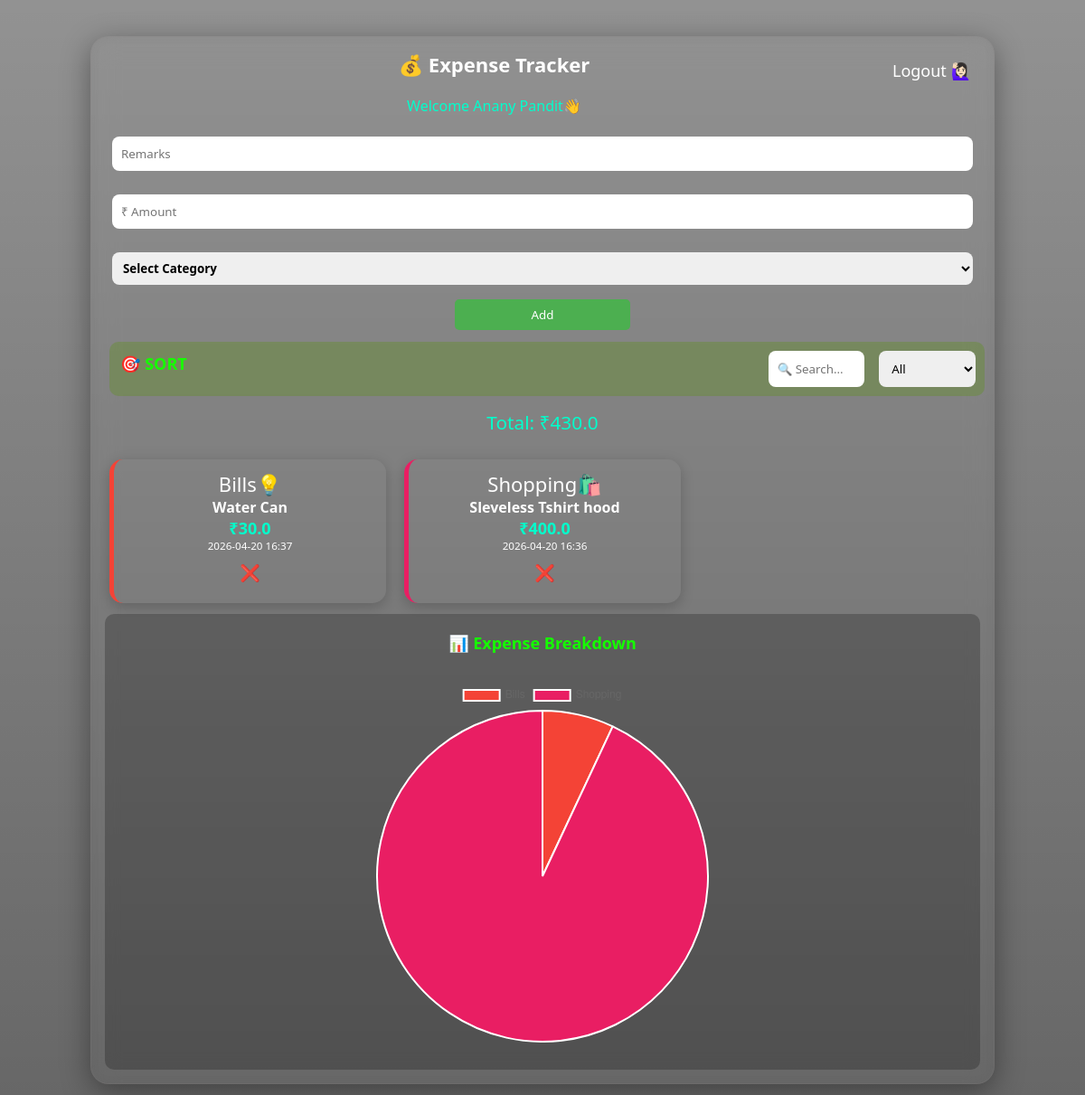
Before: /home (signed in) with the older database file.
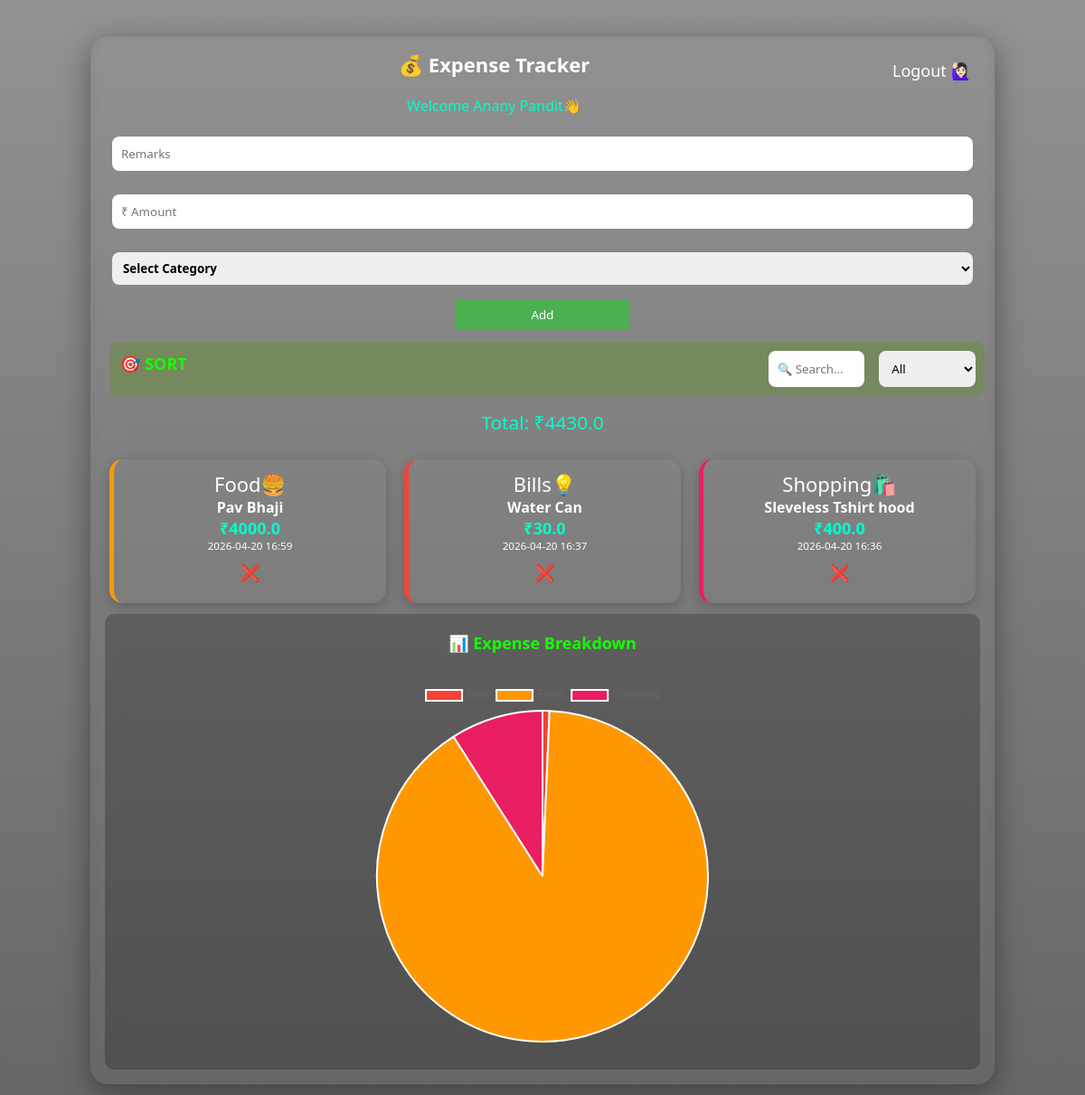
After: the same page with the newer database file.
### tables this page shows
CREATE TABLE expenses (
            id INTEGER PRIMARY KEY AUTOINCREMENT,
            name TEXT,
            amount REAL,   -- ✅ supports decimal
            category TEXT,
            date TEXT,
            user_id INTEGER
        );

### app.py (the view, shortened to what this page needs)
@app.route('/home', methods=['GET', 'POST'])
def home():
    if 'user_id' not in session:
        return redirect('/login')
    user_id = session['user_id']
    conn = sqlite3.connect('expenses.db')
    cursor = conn.cursor()
    cursor.execute(
        "SELECT * FROM expenses WHERE user_id=? ORDER BY id DESC",
        (user_id,)
    )
    expenses = cursor.fetchall()
    conn.close()
    total = round(sum(float(expense[2]) for expense in expenses), 2)
    categories = {}
    for expense in expenses:
        cat = expense[3]
        amt = float(expense[2])
        categories[cat] = categories.get(cat, 0) + amt
    return render_template(
        "index.html",
        expenses=expenses,
        total=total,
        username=session.get('username'),
        play_sound=session.pop('just_logged_in', False),
        chart_data=categories
    )

### templates/index.html (shortened to what this page needs)
<!DOCTYPE html>
<html>
<head>
</head>
<link rel="stylesheet" href="{{ url_for('static', filename='style.css') }}">
<body>
<div class="container">
    <a href="/logout" class="logout">Logout 🙋🏻‍♀️</a>
    <h1>💰 Expense Tracker</h1>
    <h2 class="welcome">Welcome {{ username }}👋</h2>
    <form method="POST" id="expenseForm">
        <input type="text" name="name" placeholder="Remarks" required>
        <input type="number" name="amount" placeholder="₹ Amount" required>
        <select name="category" id="categorySelect" required>
            <option value="">Select Category</option>
        </select>
    </form>
    <button type="button" onclick="handleSubmit(event)">Add</button>
    <div class="filters">
        <h3>
            🎯 SORT
        </h3>
        <div class="filtercard">
            <input type="text" id="searchBox" placeholder="🔍 Search...">
            <select id="filterCategory">
                <option value="">All</option>
            </select>
        </div>
    </div>
    <div class="total">
        Total: ₹{{ total }}
    </div>
    <ul>
        {% for expense in expenses %}
        <li class="card {{ expense[3]|lower }}" data-category="{{ expense[3] }}">
            <div class="top">
                <span class="icon">
                    {% if expense[3] == "Food" %} Food🍔
                    {% elif expense[3] == "Travel" %} Travel✈️
                    {% elif expense[3] == "Shopping" %} Shopping🛍️
                    {% elif expense[3] == "Entertainment" %} Entertainment🎬
                    {% elif expense[3] == "Vehicles" %} Vehicles🚗
                    {% elif expense[3] == "Bills" %} Bills💡
                    {% elif expense[3] == "Other" %} Other💡
                    {% else %} 💸
                    {% endif %}
                </span>
            </div>
            <strong>{{ expense[1] }}</strong>
            <span class="amount">₹{{ expense[2] }}</span>
            <small>{{ expense[4] }}</small>
            <a href="/delete/{{ expense[0] }}" onclick="playDelete(event, this)">❌</a>
        </li>
        {% endfor %}
    </ul>
    <div class="chart">
        <h3>📊 Expense Breakdown</h3>
        <canvas id="expenseChart"></canvas>
    </div>
</div>
</body>
</html>

### static/style.css (style rules this page uses)
* { margin: 0; padding: 0; box-sizing: border-box; font-family: 'Segoe UI', sans-serif; }
body { margin: 0; font-family: 'Segoe UI', sans-serif; text-align: center; background: linear-gradient(rgba(0, 0, 0, 0.429), rgba(0,0,0,0.6)), url("/static/back-expense.jpg") no-repeat center center/cover; color: #fff; min-height: 100vh; padding: 20px; display: flex; justify-content: center; align-items: flex-start; overflow-x: hidden; }
.welcome { margin-bottom: 15px; color: #00ffcc; font-weight: 500; text-align: center; font-size: 16px; }
h1 { margin-bottom: 20px; font-size: 22px; text-align: center; }
h3 { font-size: 18px; text-align: center; justify-content: left; padding: 10px; color: #15ff00; }
.container { width: 95%; max-width: 1000px; margin: 20px auto; padding: 15px; background: rgba(255, 255, 255, 0); backdrop-filter: blur(15px); border-radius: 20px; border: 1px solid rgba(129, 127, 127, 0.2); box-shadow: 0 8px 32px rgba(0, 0, 0, 0.385), inset 0 0 10px rgba(85, 85, 85, 0.078); transition: all 0.3s ease; justify-content: center; align-items: center; text-align: center; }
form { display: flex; flex-wrap: wrap; gap: 10px; }
form input, form select { flex: 1 1 90%; }
.chart { font-size: 20px; background-color: rgba(0, 0, 0, 0.222); padding: 10px; border-radius: 10px; color: white; }
input, select { padding: 10px; margin: 8px; border: none; border-radius: 8px; width: 28%; outline: none; }
button { padding: 10px 15px; cursor: pointer; transition: 0.3s; background: #4CAF50; color: white; border: none; padding: 8px 12px; margin: 8px; border-radius: 5px; width: 20%; }
ul { display: grid; gap: 12px; list-style: none; margin-top: 15px; grid-template-columns: repeat(3, 1fr); gap: 10px; padding: 0; }
li { box-shadow: 0 2px 5px rgba(0,0,0,0.1); list-style: none; background: rgba(255,255,255,0.1); min-width: 300px; margin: 12px 5px; padding: 15px; border-radius: 12px; align-items: center; box-shadow: 0 4px 15px rgba(0,0,0,0.2); display: flex; flex-direction: column; justify-content: space-between; transition: 0.3s; }
li strong { font-size: 16px; }
li span.amount { font-weight: bold; color: #00ffcc; }
a { float: right; color: #ff4d4d; text-decoration: none; font-size: 18px; padding: 10px; }
.total { margin-top: 15px; font-size: 1.3rem; color: #00ffcc; }
.logout { display: inline-block; margin-bottom: 15px; color: #fff; text-decoration: none; }
canvas { max-width: 400px; margin: 20px auto; display: block; color: white; width: 100% !important; height: auto !important; }
.card { background: rgba(151, 151, 151, 0.1); border-radius: 15px; display: flex; flex-direction: column; justify-content: space-between; transition: 0.3s; position: relative; opacity: 0; transform: translateY(20px); animation: fadeIn 0.5s forwards; padding: 12px; font-size: 14px; }
.top { display: flex; justify-content: space-between; align-items: center; }
.icon { font-size: 22px; }
.amount { font-size: 18px; font-weight: bold; color: #00ffcc; }
:root { --food: #ff9800; --travel: #2196f3; --shopping: #e91e63; --entertainment: #9c27b0; --vehicles: #4caf50; --bills: #f44336; --other: #00e764; }
.filters { display: flex; justify-content: space-between; gap: 5px; margin: 5px; padding: 2px; background-color: #57960048; min-width: 100%; border-radius: 10px; }
.filtercard { display: flex; border-radius: 10px; justify-content: right; }
.food { border-left: 5px solid var(--food); }
.shopping { border-left: 5px solid var(--shopping); }
.bills { border-left: 5px solid var(--bills); }
#categorySelect { padding: 8px; border-radius: 8px; border: none; font-weight: bold; transition: 0.3s; }

Changed rows visible on the page:
added expenses: category "Food🍔", name "Pav Bhaji", amount "4000.0", date "2026-04-20 16:59"
Other visible differences:
{{ total }}: "430.0" → "4430.0"
chart data {{ chart_data | tojson | safe }}: {"Bills": 30.0, "Shopping": 400.0} → {"Bills": 30.0, "Food": 4000.0, "Shopping": 400.0}
